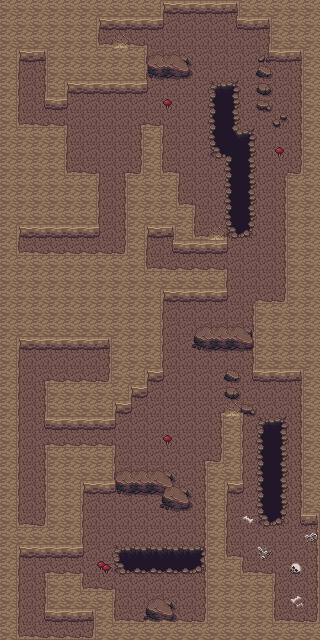

A 2D game scene composited from a Tiled map and its tileset images. What follows is a short description and the map's XML, with each tile layer's data collapsed to a summary:
An orthogonal 20x40 tile map with 16x16 px tiles, 4 tile layers (Lowest Level, Pit, Layer 3, Wall), 2 tilesets and 71 objects (52x collision, 18x event, collision-line).

<map version="1.10" tiledversion="1.11.0" orientation="orthogonal" renderorder="right-down" compressionlevel="0" width="20" height="40" tilewidth="16" tileheight="16" infinite="0" nextlayerid="8" nextobjectid="78">
 <properties>
  <property name="edges" value="clamped" />
  <property name="inside" type="bool" value="true" />
  <property name="scenario" value="spyder" />
  <property name="slug" value="tunnel_below" />
  <property name="map_type" value="dungeon" />
 </properties>
 <tileset firstgid="1" source="../gfx/tilesets/core_city_and_country.tsx" />
 <tileset firstgid="1441" source="../gfx/tilesets/core_outdoor.tsx" />
 <layer id="1" name="Lowest Level" width="20" height="40">
  <data>[800 cells, 800 non-empty, 2 distinct tile ids]</data>
 </layer>
 <layer id="2" name="Pit" width="20" height="40">
  <data>[800 cells, 94 non-empty, 29 distinct tile ids]</data>
 </layer>
 <layer id="3" name="Layer 3" width="20" height="40">
  <data>[800 cells, 0 non-empty, 0 distinct tile ids]</data>
 </layer>
 <layer id="4" name="Wall" width="20" height="40">
  <data>[800 cells, 571 non-empty, 13 distinct tile ids]</data>
 </layer>
 <objectgroup color="#ff0000" id="5" name="Collisions">
  <object id="2" type="collision" x="112" y="544" width="96" height="32" />
  <object id="3" type="collision" x="208" y="464" width="16" height="160" />
  <object id="4" type="collision" x="224" y="416" width="16" height="80" />
  <object id="5" type="collision" x="256" y="416" width="32" height="112" />
  <object id="6" type="collision" x="224" y="368" width="16" height="32" />
  <object id="7" type="collision" x="240" y="400" width="16" height="16" />
  <object id="8" type="collision-line" x="320" y="624">
   <polyline points="0,0 0,-112" />
  </object>
  <object id="9" type="collision" x="144" y="592" width="32" height="32" />
  <object id="10" type="collision" x="192" y="320" width="64" height="32" />
  <object id="11" type="collision" x="208" y="80" width="32" height="80" />
  <object id="12" type="collision" x="224" y="128" width="32" height="112" />
  <object id="13" type="collision" x="256" y="48" width="16" height="64" />
  <object id="14" type="collision" x="272" y="112" width="16" height="16" />
  <object id="15" type="collision" x="144" y="48" width="48" height="32" />
  <object id="16" type="collision" x="112" y="464" width="64" height="32" />
  <object id="17" type="collision" x="160" y="480" width="32" height="32" />
  <object id="18" type="collision" x="96" y="624" width="224" height="16" />
  <object id="19" type="collision" x="0" y="528" width="16" height="112" />
  <object id="20" type="collision" x="0" y="0" width="80" height="64" />
  <object id="21" type="collision" x="80" y="48" width="64" height="48" />
  <object id="22" type="collision" x="0" y="128" width="64" height="112" />
  <object id="23" type="collision" x="144" y="128" width="16" height="112" />
  <object id="24" type="collision" x="0" y="240" width="16" height="16" />
  <object id="25" type="collision" x="160" y="176" width="16" height="64" />
  <object id="26" type="collision" x="176" y="208" width="16" height="48" />
  <object id="27" type="collision" x="192" y="240" width="32" height="16" />
  <object id="28" type="collision" x="224" y="560" width="16" height="64" />
  <object id="29" type="collision" x="240" y="576" width="32" height="48" />
  <object id="30" type="collision" x="304" y="0" width="16" height="528" />
  <object id="31" type="collision" x="80" y="0" width="224" height="16" />
  <object id="32" type="collision" x="80" y="16" width="80" height="16" />
  <object id="33" type="collision" x="80" y="32" width="16" height="16" />
  <object id="34" type="collision" x="240" y="16" width="64" height="16" />
  <object id="35" type="collision" x="272" y="32" width="32" height="32" />
  <object id="36" type="collision" x="288" y="176" width="16" height="208" />
  <object id="37" type="collision" x="256" y="304" width="32" height="80" />
  <object id="58" type="collision" x="128" y="176" width="16" height="80" />
  <object id="59" type="collision" x="64" y="176" width="32" height="64" />
  <object id="60" type="collision" x="0" y="64" width="16" height="64" />
  <object id="61" type="collision" x="48" y="64" width="16" height="48" />
  <object id="62" type="collision" x="64" y="64" width="16" height="32" />
  <object id="63" type="collision" x="0" y="256" width="144" height="96" />
  <object id="64" type="collision" x="144" y="272" width="16" height="112" />
  <object id="65" type="collision" x="160" y="272" width="64" height="32" />
  <object id="66" type="collision" x="48" y="592" width="64" height="32" />
  <object id="67" type="collision" x="48" y="576" width="32" height="16" />
  <object id="68" type="collision" x="16" y="528" width="64" height="32" />
  <object id="69" type="collision" x="48" y="448" width="64" height="48" />
  <object id="70" type="collision" x="48" y="496" width="32" height="32" />
  <object id="71" type="collision" x="0" y="352" width="16" height="176" />
  <object id="72" type="collision" x="112" y="352" width="32" height="48" />
  <object id="73" type="collision" x="48" y="384" width="64" height="48" />
  <object id="74" type="collision" x="112" y="400" width="16" height="16" />
 </objectgroup>
 <objectgroup color="#ffff00" id="6" name="Events">
  <object id="38" name="Teleport to Aboveground" type="event" x="112" y="32" width="16" height="16">
   <properties>
    <property name="act1" value="transition_teleport player,spyder_tunnel.tmx,12,3,0.3" />
    <property name="act2" value="char_face player,down" />
    <property name="cond1" value="is char_at player" />
    <property name="cond2" value="is char_facing player,down" />
   </properties>
  </object>
  <object id="39" name="Teleport to Aboveground" type="event" x="208" y="224" width="16" height="16">
   <properties>
    <property name="act1" value="transition_teleport player,spyder_tunnel.tmx,6,16,0.3" />
    <property name="act2" value="char_face player,down" />
    <property name="cond1" value="is char_at player" />
    <property name="cond2" value="is char_facing player,down" />
   </properties>
  </object>
  </objectgroup>
</map>
<!-- 16 of 71 objects omitted -->
